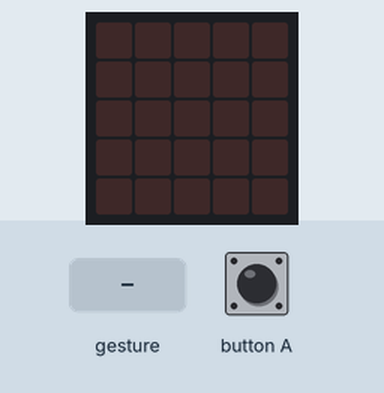
This program was run on a simulated BBC micro:bit (MakeCode). Shown: the board's 5×5 LED display. The inputs (shaded band) are chosen by the test bench. A tilt is held for 1.5 s and a shake lasts 1 s, then the board lies face up again.

Above: at 1.2 s.
1.3 s: button A pressed for 0.15 s
At 2.3 s:
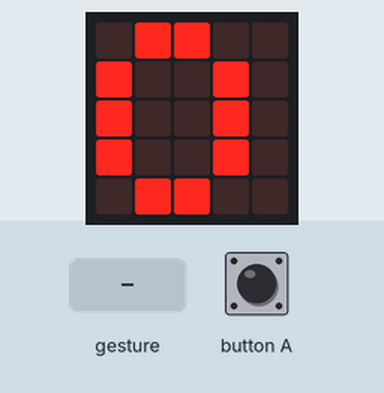
2.9 s: gesture 'shake'
At 4.1 s:
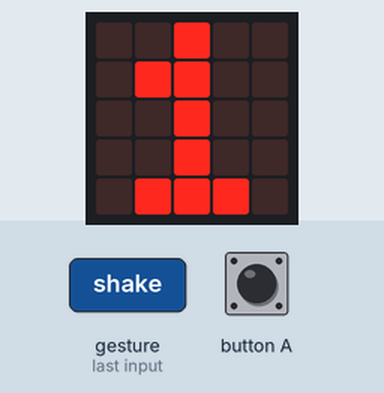
Timing chart, 0 to 5.9 s (numbered marks = the images above; inputs shaded):
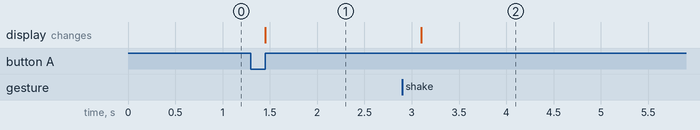

The program:

main.ts
```typescript
let Nombre_de_sauts = 0
input.onButtonPressed(Button.A, function () {
    Nombre_de_sauts = 0
    basic.showNumber(Nombre_de_sauts)
})
input.onGesture(Gesture.Shake, function () {
    Nombre_de_sauts += 1
    basic.showNumber(Nombre_de_sauts)
    if (Nombre_de_sauts == 25) {
        basic.showString("Bravo!")
    }
})
basic.forever(function () {

})
```

test.ts
```typescript
// les tests vont ici ; cela ne sera pas compilé si ce paquet est utilisé en tant qu'extension.
```

Measured:
- after the input at 1.3 s, the display: changes after 0.15 s (image 1)
- after the input at 2.9 s, the display: changes after 0.20 s (image 2)
